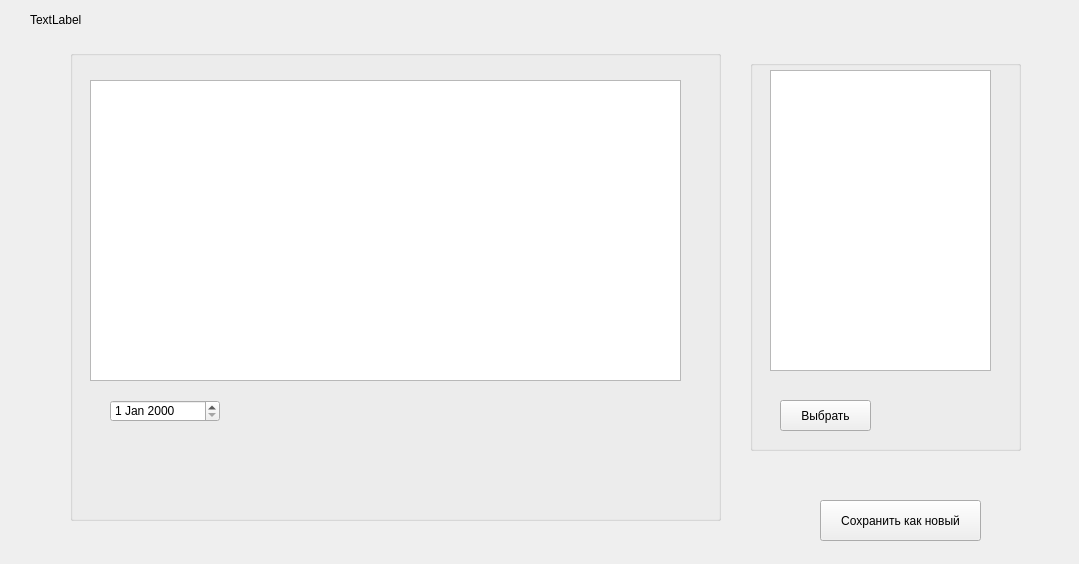
<?xml version="1.0" encoding="UTF-8"?>
<ui version="4.0">
 <class>Form</class>
 <widget class="QWidget" name="Form">
  <property name="geometry">
   <rect>
    <x>0</x>
    <y>0</y>
    <width>1079</width>
    <height>564</height>
   </rect>
  </property>
  <property name="windowTitle">
   <string>Form</string>
  </property>
  <widget class="QLabel" name="patient_label">
   <property name="geometry">
    <rect>
     <x>30</x>
     <y>10</y>
     <width>101</width>
     <height>20</height>
    </rect>
   </property>
   <property name="text">
    <string>TextLabel</string>
   </property>
  </widget>
  <widget class="QGroupBox" name="groupBox">
   <property name="geometry">
    <rect>
     <x>750</x>
     <y>60</y>
     <width>271</width>
     <height>391</height>
    </rect>
   </property>
   <property name="title">
    <string/>
   </property>
   <widget class="QListWidget" name="analysis_list">
    <property name="geometry">
     <rect>
      <x>20</x>
      <y>10</y>
      <width>221</width>
      <height>301</height>
     </rect>
    </property>
   </widget>
   <widget class="QPushButton" name="pushButton">
    <property name="geometry">
     <rect>
      <x>30</x>
      <y>340</y>
      <width>91</width>
      <height>31</height>
     </rect>
    </property>
    <property name="text">
     <string>Выбрать</string>
    </property>
   </widget>
  </widget>
  <widget class="QPushButton" name="pushButton_2">
   <property name="geometry">
    <rect>
     <x>820</x>
     <y>500</y>
     <width>161</width>
     <height>41</height>
    </rect>
   </property>
   <property name="text">
    <string>Сохранить как новый</string>
   </property>
  </widget>
  <widget class="QGroupBox" name="groupBox_2">
   <property name="geometry">
    <rect>
     <x>70</x>
     <y>50</y>
     <width>651</width>
     <height>471</height>
    </rect>
   </property>
   <property name="title">
    <string/>
   </property>
   <widget class="QTableWidget" name="tableWidget">
    <property name="geometry">
     <rect>
      <x>20</x>
      <y>30</y>
      <width>591</width>
      <height>301</height>
     </rect>
    </property>
   </widget>
   <widget class="QDateEdit" name="dateEdit">
    <property name="geometry">
     <rect>
      <x>40</x>
      <y>350</y>
      <width>110</width>
      <height>22</height>
     </rect>
    </property>
   </widget>
  </widget>
 </widget>
 <resources/>
 <connections/>
</ui>
